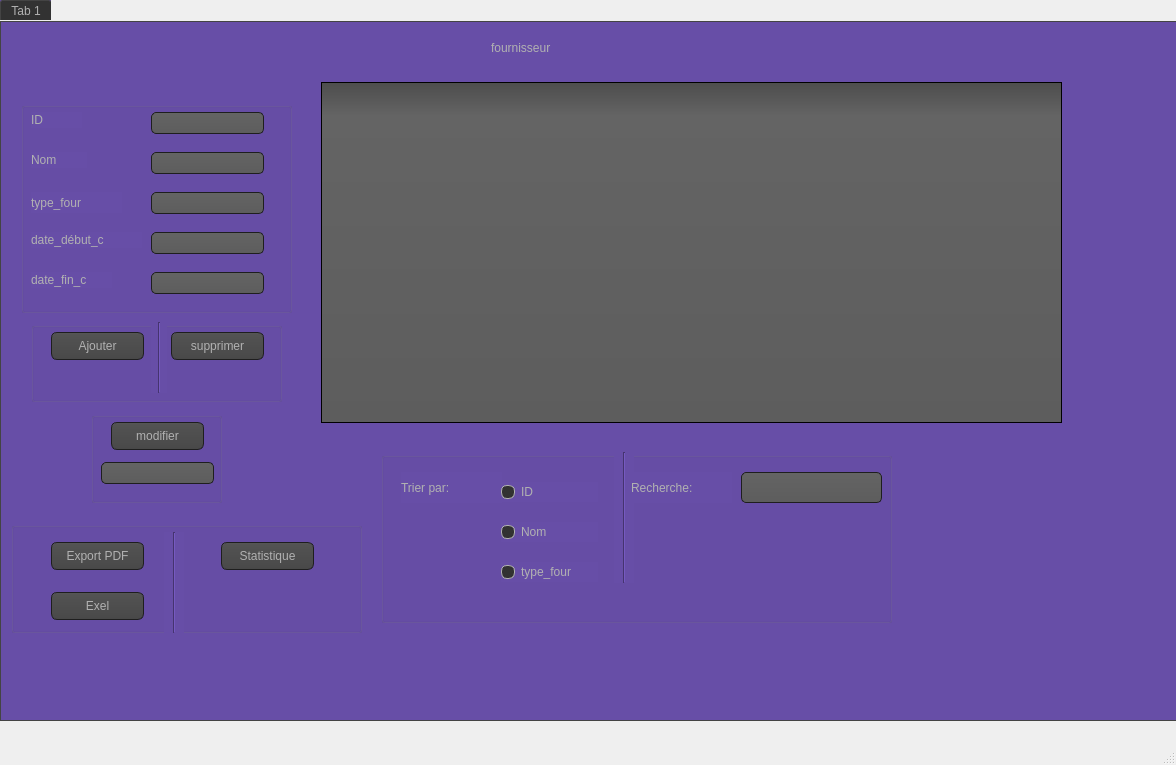
<?xml version="1.0" encoding="UTF-8"?>
<ui version="4.0">
 <class>inter_fournisseur</class>
 <widget class="QMainWindow" name="inter_fournisseur">
  <property name="geometry">
   <rect>
    <x>0</x>
    <y>0</y>
    <width>1176</width>
    <height>765</height>
   </rect>
  </property>
  <property name="windowTitle">
   <string>MainWindow</string>
  </property>
  <widget class="QWidget" name="centralwidget">
   <widget class="QTabWidget" name="tabWidget">
    <property name="geometry">
     <rect>
      <x>0</x>
      <y>0</y>
      <width>1181</width>
      <height>721</height>
     </rect>
    </property>
    <property name="styleSheet">
     <string notr="true">QToolTip
{
     border: 1px solid black;
     background-color: #ffa02f;
     padding: 1px;
     border-radius: 3px;
     opacity: 100;
}

QWidget
{
    color: #b1b1b1;
    background-color: #674ea7;
/*#323232; loun el page mtaa e l ajout w mtaa el supprimer w el adition w el affichage */
}

QWidget:item:hover
{
    background-color: QLinearGradient( x1: 0, y1: 0, x2: 0, y2: 1, stop: 0 #ffa02f, stop: 1 #ca0619);
    color: #000000;
}

QWidget:item:selected
{
    background-color: QLinearGradient( x1: 0, y1: 0, x2: 0, y2: 1, stop: 0 #ffa02f, stop: 1 #d7801a);
}

QMenuBar::item
{
    background: transparent;
}

QMenuBar::item:selected
{
    background: transparent;
    border: 1px solid #ffaa00;
}

QMenuBar::item:pressed
{
    background: #444;
    border: 1px solid #000;
    background-color: QLinearGradient(
        x1:0, y1:0,
        x2:0, y2:1,
        stop:1 #212121,
        stop:0.4 #343434/*,
        stop:0.2 #343434,
        stop:0.1 #ffaa00*/
    );
    margin-bottom:-1px;
    padding-bottom:1px;
}

QMenu
{
    border: 1px solid #000;
}

QMenu::item
{
    padding: 2px 20px 2px 20px;
}

QMenu::item:selected
{
    color: #000000;
}

QWidget:disabled
{
    color: #404040;
    background-color: #323232;
}

QAbstractItemView
{
    background-color: QLinearGradient( x1: 0, y1: 0, x2: 0, y2: 1, stop: 0 #4d4d4d, stop: 0.1 #646464, stop: 1 #5d5d5d);
}

QWidget:focus
{
    /*border: 2px solid QLinearGradient( x1: 0, y1: 0, x2: 0, y2: 1, stop: 0 #ffa02f, stop: 1 #d7801a);*/
}

QLineEdit
{
    background-color: QLinearGradient( x1: 0, y1: 0, x2: 0, y2: 1, stop: 0 #4d4d4d, stop: 0 #646464, stop: 1 #5d5d5d);
    padding: 1px;
    border-style: solid;
    border: 1px solid #1e1e1e;
    border-radius: 5;
}

QPushButton
{
    color: #b1b1b1;
    background-color: QLinearGradient( x1: 0, y1: 0, x2: 0, y2: 1, stop: 0 #565656, stop: 0.1 #525252, stop: 0.5 #4e4e4e, stop: 0.9 #4a4a4a, stop: 1 #464646);
    border-width: 1px;
    border-color: #1e1e1e;
    border-style: solid;
    border-radius: 6;
    padding: 3px;
    font-size: 12px;
    padding-left: 5px;
    padding-right: 5px;
}

QPushButton:pressed
{
    background-color: QLinearGradient( x1: 0, y1: 0, x2: 0, y2: 1, stop: 0 #2d2d2d, stop: 0.1 #2b2b2b, stop: 0.5 #292929, stop: 0.9 #282828, stop: 1 #252525);
}

QComboBox
{
    selection-background-color: #ffaa00;
    background-color: QLinearGradient( x1: 0, y1: 0, x2: 0, y2: 1, stop: 0 #565656, stop: 0.1 #525252, stop: 0.5 #4e4e4e, stop: 0.9 #4a4a4a, stop: 1 #464646);
    border-style: solid;
    border: 1px solid #1e1e1e;
    border-radius: 5;
}

QComboBox:hover,QPushButton:hover
{
    border: 2px solid QLinearGradient( x1: 0, y1: 0, x2: 0, y2: 1, stop: 0 #ffa02f, stop: 1 #d7801a);
}


QComboBox:on
{
    padding-top: 3px;
    padding-left: 4px;
    background-color: QLinearGradient( x1: 0, y1: 0, x2: 0, y2: 1, stop: 0 #2d2d2d, stop: 0.1 #2b2b2b, stop: 0.5 #292929, stop: 0.9 #282828, stop: 1 #252525);
    selection-background-color: #ffaa00;
}

QComboBox QAbstractItemView
{
    border: 2px solid darkgray;
    selection-background-color: QLinearGradient( x1: 0, y1: 0, x2: 0, y2: 1, stop: 0 #ffa02f, stop: 1 #d7801a);
}

QComboBox::drop-down
{
     subcontrol-origin: padding;
     subcontrol-position: top right;
     width: 15px;

     border-left-width: 0px;
     border-left-color: darkgray;
     border-left-style: solid; /* just a single line */
     border-top-right-radius: 3px; /* same radius as the QComboBox */
     border-bottom-right-radius: 3px;
 }

QComboBox::down-arrow
{
     image: url(:/down_arrow.png);
}

QGroupBox:focus
{
border: 2px solid QLinearGradient( x1: 0, y1: 0, x2: 0, y2: 1, stop: 0 #ffa02f, stop: 1 #d7801a);
}

QTextEdit:focus
{
    border: 2px solid QLinearGradient( x1: 0, y1: 0, x2: 0, y2: 1, stop: 0 #ffa02f, stop: 1 #d7801a);
}

QScrollBar:horizontal {
     border: 1px solid #222222;
     background: QLinearGradient( x1: 0, y1: 0, x2: 0, y2: 1, stop: 0.0 #121212, stop: 0.2 #282828, stop: 1 #484848);
     height: 7px;
     margin: 0px 16px 0 16px;
}

QScrollBar::handle:horizontal
{
      background: QLinearGradient( x1: 0, y1: 0, x2: 1, y2: 0, stop: 0 #ffa02f, stop: 0.5 #d7801a, stop: 1 #ffa02f);
      min-height: 20px;
      border-radius: 2px;
}

QScrollBar::add-line:horizontal {
      border: 1px solid #1b1b19;
      border-radius: 2px;
      background: QLinearGradient( x1: 0, y1: 0, x2: 1, y2: 0, stop: 0 #ffa02f, stop: 1 #d7801a);
      width: 14px;
      subcontrol-position: right;
      subcontrol-origin: margin;
}

QScrollBar::sub-line:horizontal {
      border: 1px solid #1b1b19;
      border-radius: 2px;
      background: QLinearGradient( x1: 0, y1: 0, x2: 1, y2: 0, stop: 0 #ffa02f, stop: 1 #d7801a);
      width: 14px;
     subcontrol-position: left;
     subcontrol-origin: margin;
}

QScrollBar::right-arrow:horizontal, QScrollBar::left-arrow:horizontal
{
      border: 1px solid black;
      width: 1px;
      height: 1px;
      background: white;
}

QScrollBar::add-page:horizontal, QScrollBar::sub-page:horizontal
{
      background: none;
}

QScrollBar:vertical
{
      background: QLinearGradient( x1: 0, y1: 0, x2: 1, y2: 0, stop: 0.0 #121212, stop: 0.2 #282828, stop: 1 #484848);
      width: 7px;
      margin: 16px 0 16px 0;
      border: 1px solid #222222;
}

QScrollBar::handle:vertical
{
      background: QLinearGradient( x1: 0, y1: 0, x2: 0, y2: 1, stop: 0 #ffa02f, stop: 0.5 #d7801a, stop: 1 #ffa02f);
      min-height: 20px;
      border-radius: 2px;
}

QScrollBar::add-line:vertical
{
      border: 1px solid #1b1b19;
      border-radius: 2px;
      background: QLinearGradient( x1: 0, y1: 0, x2: 0, y2: 1, stop: 0 #ffa02f, stop: 1 #d7801a);
      height: 14px;
      subcontrol-position: bottom;
      subcontrol-origin: margin;
}

QScrollBar::sub-line:vertical
{
      border: 1px solid #1b1b19;
      border-radius: 2px;
      background: QLinearGradient( x1: 0, y1: 0, x2: 0, y2: 1, stop: 0 #d7801a, stop: 1 #ffa02f);
      height: 14px;
      subcontrol-position: top;
      subcontrol-origin: margin;
}

QScrollBar::up-arrow:vertical, QScrollBar::down-arrow:vertical
{
      border: 1px solid black;
      width: 1px;
      height: 1px;
      background: white;
}


QScrollBar::add-page:vertical, QScrollBar::sub-page:vertical
{
      background: none;
}

QTextEdit
{
    background-color: #242424;
}

QPlainTextEdit
{
    background-color: #242424;
}

QHeaderView::section
{
    background-color: QLinearGradient(x1:0, y1:0, x2:0, y2:1, stop:0 #616161, stop: 0.5 #505050, stop: 0.6 #434343, stop:1 #656565);
    color: white;
    padding-left: 4px;
    border: 1px solid #6c6c6c;
}

QCheckBox:disabled
{
color: #414141;
}

QDockWidget::title
{
    text-align: center;
    spacing: 3px; /* spacing between items in the tool bar */
    background-color: QLinearGradient(x1:0, y1:0, x2:0, y2:1, stop:0 #323232, stop: 0.5 #242424, stop:1 #323232);
}

QDockWidget::close-button, QDockWidget::float-button
{
    text-align: center;
    spacing: 1px; /* spacing between items in the tool bar */
    background-color: QLinearGradient(x1:0, y1:0, x2:0, y2:1, stop:0 #323232, stop: 0.5 #242424, stop:1 #323232);
}

QDockWidget::close-button:hover, QDockWidget::float-button:hover
{
    background: #242424;
}

QDockWidget::close-button:pressed, QDockWidget::float-button:pressed
{
    padding: 1px -1px -1px 1px;
}

QMainWindow::separator
{
    background-color: QLinearGradient(x1:0, y1:0, x2:0, y2:1, stop:0 #161616, stop: 0.5 #151515, stop: 0.6 #212121, stop:1 #343434);
    color: white;
    padding-left: 4px;
    border: 1px solid #4c4c4c;
    spacing: 3px; /* spacing between items in the tool bar */
}

QMainWindow::separator:hover
{

    background-color: QLinearGradient(x1:0, y1:0, x2:0, y2:1, stop:0 #d7801a, stop:0.5 #b56c17 stop:1 #ffa02f);
    color: white;
    padding-left: 4px;
    border: 1px solid #6c6c6c;
    spacing: 3px; /* spacing between items in the tool bar */
}

QToolBar::handle
{
     spacing: 3px; /* spacing between items in the tool bar */
     background: url(:/images/handle.png);
}

QMenu::separator
{
    height: 2px;
    background-color: QLinearGradient(x1:0, y1:0, x2:0, y2:1, stop:0 #161616, stop: 0.5 #151515, stop: 0.6 #212121, stop:1 #343434);
    color: white;
    padding-left: 4px;
    margin-left: 10px;
    margin-right: 5px;
}

QProgressBar
{
    border: 2px solid grey;
    border-radius: 5px;
    text-align: center;
}

QProgressBar::chunk
{
    background-color: #d7801a;
    width: 2.15px;
    margin: 0.5px;
}

QTabBar::tab {
    color: #b1b1b1;
    border: 1px solid #444;
    border-bottom-style: none;
    background-color: #323232;
    padding-left: 10px;
    padding-right: 10px;
    padding-top: 3px;
    padding-bottom: 2px;
    margin-right: -1px;
}

QTabWidget::pane {
    border: 1px solid #444;
    top: 1px;
}

QTabBar::tab:last
{
    margin-right: 0; /* the last selected tab has nothing to overlap with on the right */
    border-top-right-radius: 3px;
}

QTabBar::tab:first:!selected
{
 margin-left: 0px; /* the last selected tab has nothing to overlap with on the right */


    border-top-left-radius: 3px;
}

QTabBar::tab:!selected
{
    color: #b1b1b1;
    border-bottom-style: solid;
    margin-top: 3px;
    background-color: QLinearGradient(x1:0, y1:0, x2:0, y2:1, stop:1 #212121, stop:.4 #343434);
}

QTabBar::tab:selected
{
    border-top-left-radius: 3px;
    border-top-right-radius: 3px;
    margin-bottom: 0px;
}

QTabBar::tab:!selected:hover
{
    /*border-top: 2px solid #ffaa00;
    padding-bottom: 3px;*/
    border-top-left-radius: 3px;
    border-top-right-radius: 3px;
    background-color: QLinearGradient(x1:0, y1:0, x2:0, y2:1, stop:1 #212121, stop:0.4 #343434, stop:0.2 #343434, stop:0.1 #ffaa00);
}

QRadioButton::indicator:checked, QRadioButton::indicator:unchecked{
    color: #b1b1b1;
    background-color: #323232;
    border: 1px solid #b1b1b1;
    border-radius: 6px;
}

QRadioButton::indicator:checked
{
    background-color: qradialgradient(
        cx: 0.5, cy: 0.5,
        fx: 0.5, fy: 0.5,
        radius: 1.0,
        stop: 0.25 #ffaa00,
        stop: 0.3 #323232
    );
}

QCheckBox::indicator{
    color: #b1b1b1;
    background-color: #323232;
    border: 1px solid #b1b1b1;
    width: 9px;
    height: 9px;
}

QRadioButton::indicator
{
    border-radius: 6px;
}

QRadioButton::indicator:hover, QCheckBox::indicator:hover
{
    border: 1px solid #ffaa00;
}

QCheckBox::indicator:checked
{
    image:url(:/images/checkbox.png);
}

QCheckBox::indicator:disabled, QRadioButton::indicator:disabled
{
    border: 1px solid #444;
}</string>
    </property>
    <property name="currentIndex">
     <number>0</number>
    </property>
    <widget class="QWidget" name="tab">
     <attribute name="title">
      <string>Tab 1</string>
     </attribute>
     <widget class="QLabel" name="label">
      <property name="geometry">
       <rect>
        <x>490</x>
        <y>10</y>
        <width>171</width>
        <height>31</height>
       </rect>
      </property>
      <property name="styleSheet">
       <string notr="true">font: 20pt &quot;MS Shell Dlg 2&quot;;</string>
      </property>
      <property name="text">
       <string>fournisseur</string>
      </property>
     </widget>
     <widget class="QGroupBox" name="groupBox">
      <property name="geometry">
       <rect>
        <x>20</x>
        <y>80</y>
        <width>271</width>
        <height>211</height>
       </rect>
      </property>
      <property name="title">
       <string/>
      </property>
      <widget class="QLabel" name="label_8">
       <property name="geometry">
        <rect>
         <x>10</x>
         <y>10</y>
         <width>51</width>
         <height>16</height>
        </rect>
       </property>
       <property name="styleSheet">
        <string notr="true">font: 12pt &quot;MS Shell Dlg 2&quot;;</string>
       </property>
       <property name="text">
        <string>ID</string>
       </property>
      </widget>
      <widget class="QLineEdit" name="lineEdit_5">
       <property name="geometry">
        <rect>
         <x>130</x>
         <y>10</y>
         <width>113</width>
         <height>22</height>
        </rect>
       </property>
      </widget>
      <widget class="QLabel" name="label_2">
       <property name="geometry">
        <rect>
         <x>10</x>
         <y>50</y>
         <width>56</width>
         <height>16</height>
        </rect>
       </property>
       <property name="styleSheet">
        <string notr="true">font: 12pt &quot;MS Shell Dlg 2&quot;;
font: 10pt &quot;MS Shell Dlg 2&quot;;</string>
       </property>
       <property name="text">
        <string>Nom</string>
       </property>
      </widget>
      <widget class="QLineEdit" name="lineEdit">
       <property name="geometry">
        <rect>
         <x>130</x>
         <y>50</y>
         <width>113</width>
         <height>22</height>
        </rect>
       </property>
      </widget>
      <widget class="QLabel" name="label_3">
       <property name="geometry">
        <rect>
         <x>10</x>
         <y>90</y>
         <width>91</width>
         <height>21</height>
        </rect>
       </property>
       <property name="styleSheet">
        <string notr="true">font: 12pt &quot;MS Shell Dlg 2&quot;;
font: 10pt &quot;MS Shell Dlg 2&quot;;</string>
       </property>
       <property name="text">
        <string>type_four</string>
       </property>
      </widget>
      <widget class="QLabel" name="label_4">
       <property name="geometry">
        <rect>
         <x>10</x>
         <y>130</y>
         <width>111</width>
         <height>16</height>
        </rect>
       </property>
       <property name="styleSheet">
        <string notr="true">font: 12pt &quot;MS Shell Dlg 2&quot;;
font: 10pt &quot;MS Shell Dlg 2&quot;;</string>
       </property>
       <property name="text">
        <string>date_début_c</string>
       </property>
      </widget>
      <widget class="QLabel" name="label_5">
       <property name="geometry">
        <rect>
         <x>10</x>
         <y>170</y>
         <width>81</width>
         <height>16</height>
        </rect>
       </property>
       <property name="styleSheet">
        <string notr="true">font: 12pt &quot;MS Shell Dlg 2&quot;;
font: 10pt &quot;MS Shell Dlg 2&quot;;</string>
       </property>
       <property name="text">
        <string>date_fin_c</string>
       </property>
      </widget>
      <widget class="QLineEdit" name="lineEdit_6">
       <property name="geometry">
        <rect>
         <x>130</x>
         <y>90</y>
         <width>113</width>
         <height>22</height>
        </rect>
       </property>
      </widget>
      <widget class="QLineEdit" name="lineEdit_2">
       <property name="geometry">
        <rect>
         <x>130</x>
         <y>130</y>
         <width>113</width>
         <height>22</height>
        </rect>
       </property>
      </widget>
      <widget class="QLineEdit" name="lineEdit_7">
       <property name="geometry">
        <rect>
         <x>130</x>
         <y>170</y>
         <width>113</width>
         <height>22</height>
        </rect>
       </property>
      </widget>
     </widget>
     <widget class="QGroupBox" name="groupBox_4">
      <property name="geometry">
       <rect>
        <x>90</x>
        <y>390</y>
        <width>131</width>
        <height>91</height>
       </rect>
      </property>
      <property name="title">
       <string/>
      </property>
      <widget class="QPushButton" name="pushButton_4">
       <property name="geometry">
        <rect>
         <x>20</x>
         <y>10</y>
         <width>93</width>
         <height>28</height>
        </rect>
       </property>
       <property name="text">
        <string>modifier</string>
       </property>
      </widget>
      <widget class="QLineEdit" name="lineEdit_8">
       <property name="geometry">
        <rect>
         <x>10</x>
         <y>50</y>
         <width>113</width>
         <height>22</height>
        </rect>
       </property>
      </widget>
     </widget>
     <widget class="QGroupBox" name="groupBox_2">
      <property name="geometry">
       <rect>
        <x>30</x>
        <y>300</y>
        <width>251</width>
        <height>80</height>
       </rect>
      </property>
      <property name="title">
       <string/>
      </property>
      <widget class="QPushButton" name="pushButton_3">
       <property name="geometry">
        <rect>
         <x>140</x>
         <y>10</y>
         <width>93</width>
         <height>28</height>
        </rect>
       </property>
       <property name="text">
        <string>supprimer</string>
       </property>
      </widget>
      <widget class="QPushButton" name="pushButton_5">
       <property name="geometry">
        <rect>
         <x>20</x>
         <y>10</y>
         <width>93</width>
         <height>28</height>
        </rect>
       </property>
       <property name="text">
        <string>Ajouter</string>
       </property>
      </widget>
      <widget class="Line" name="line">
       <property name="geometry">
        <rect>
         <x>120</x>
         <y>0</y>
         <width>16</width>
         <height>71</height>
        </rect>
       </property>
       <property name="orientation">
        <enum>Qt::Vertical</enum>
       </property>
      </widget>
     </widget>
     <widget class="QGroupBox" name="groupBox_3">
      <property name="geometry">
       <rect>
        <x>10</x>
        <y>500</y>
        <width>351</width>
        <height>111</height>
       </rect>
      </property>
      <property name="title">
       <string/>
      </property>
      <widget class="Line" name="line_2">
       <property name="geometry">
        <rect>
         <x>153</x>
         <y>10</y>
         <width>20</width>
         <height>101</height>
        </rect>
       </property>
       <property name="orientation">
        <enum>Qt::Vertical</enum>
       </property>
      </widget>
      <widget class="QPushButton" name="pushButton_6">
       <property name="geometry">
        <rect>
         <x>40</x>
         <y>20</y>
         <width>93</width>
         <height>28</height>
        </rect>
       </property>
       <property name="text">
        <string>Export PDF</string>
       </property>
      </widget>
      <widget class="QPushButton" name="pushButton_7">
       <property name="geometry">
        <rect>
         <x>210</x>
         <y>20</y>
         <width>93</width>
         <height>28</height>
        </rect>
       </property>
       <property name="text">
        <string>Statistique</string>
       </property>
      </widget>
      <widget class="QPushButton" name="pushButton_8">
       <property name="geometry">
        <rect>
         <x>40</x>
         <y>70</y>
         <width>93</width>
         <height>28</height>
        </rect>
       </property>
       <property name="text">
        <string>Exel</string>
       </property>
      </widget>
     </widget>
     <widget class="QGroupBox" name="groupBox_5">
      <property name="geometry">
       <rect>
        <x>380</x>
        <y>430</y>
        <width>511</width>
        <height>171</height>
       </rect>
      </property>
      <property name="title">
       <string/>
      </property>
      <widget class="QLineEdit" name="lineEdit_11">
       <property name="geometry">
        <rect>
         <x>360</x>
         <y>20</y>
         <width>141</width>
         <height>31</height>
        </rect>
       </property>
      </widget>
      <widget class="QLabel" name="label_9">
       <property name="geometry">
        <rect>
         <x>20</x>
         <y>20</y>
         <width>101</width>
         <height>31</height>
        </rect>
       </property>
       <property name="styleSheet">
        <string notr="true">font: 12pt &quot;MS Shell Dlg 2&quot;;</string>
       </property>
       <property name="text">
        <string>Trier par:</string>
       </property>
      </widget>
      <widget class="Line" name="line_3">
       <property name="geometry">
        <rect>
         <x>233</x>
         <y>0</y>
         <width>20</width>
         <height>131</height>
        </rect>
       </property>
       <property name="orientation">
        <enum>Qt::Vertical</enum>
       </property>
      </widget>
      <widget class="QRadioButton" name="radioButton">
       <property name="geometry">
        <rect>
         <x>120</x>
         <y>30</y>
         <width>97</width>
         <height>20</height>
        </rect>
       </property>
       <property name="text">
        <string>ID</string>
       </property>
      </widget>
      <widget class="QRadioButton" name="radioButton_2">
       <property name="geometry">
        <rect>
         <x>120</x>
         <y>70</y>
         <width>97</width>
         <height>20</height>
        </rect>
       </property>
       <property name="text">
        <string>Nom</string>
       </property>
      </widget>
      <widget class="QRadioButton" name="radioButton_3">
       <property name="geometry">
        <rect>
         <x>120</x>
         <y>110</y>
         <width>97</width>
         <height>20</height>
        </rect>
       </property>
       <property name="text">
        <string>type_four</string>
       </property>
      </widget>
      <widget class="QLabel" name="label_10">
       <property name="geometry">
        <rect>
         <x>250</x>
         <y>20</y>
         <width>101</width>
         <height>31</height>
        </rect>
       </property>
       <property name="styleSheet">
        <string notr="true">font: 12pt &quot;MS Shell Dlg 2&quot;;</string>
       </property>
       <property name="text">
        <string>Recherche:</string>
       </property>
      </widget>
     </widget>
     <widget class="QTableView" name="tableView">
      <property name="geometry">
       <rect>
        <x>320</x>
        <y>60</y>
        <width>741</width>
        <height>341</height>
       </rect>
      </property>
     </widget>
    </widget>
   </widget>
  </widget>
  <widget class="QMenuBar" name="menubar">
   <property name="geometry">
    <rect>
     <x>0</x>
     <y>0</y>
     <width>1176</width>
     <height>22</height>
    </rect>
   </property>
  </widget>
  <widget class="QStatusBar" name="statusbar"/>
 </widget>
 <resources/>
 <connections/>
</ui>
